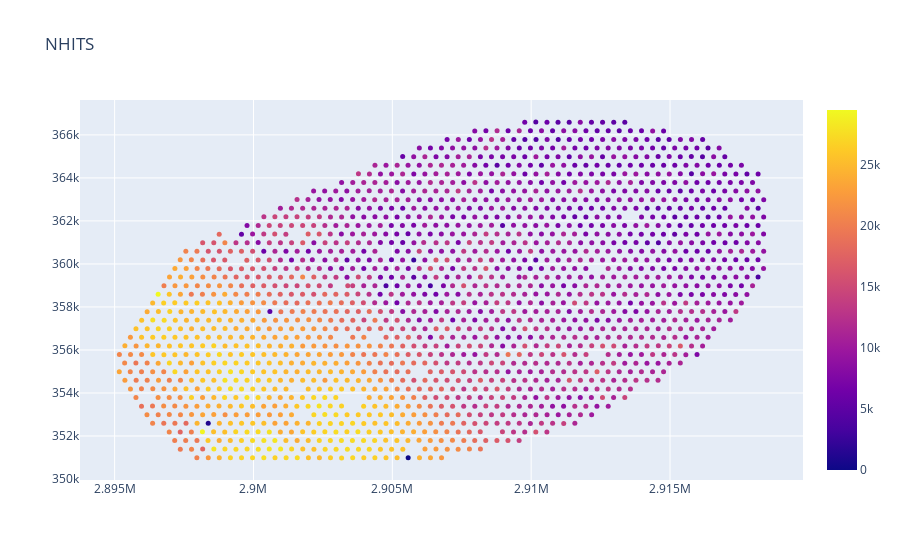

The notebook cell this image was saved under:
### Code cell
# Bubble Plot 1
fig = go.Figure(
    data=[
        go.Scatter(
            x=data['REC_X'],
            y=data['REC_Y'],
            mode='markers',
            marker=dict(
                size=3,
                color=data['NHITS'],
                showscale=True
            )
        )
    ],
    layout=go.Layout(
        title='NHITS'
    )
)
# pyo.plot(figure_or_data=fig)
fig.show()

### Figure 1 — Plotly figure (JSON) as saved in the notebook; plotly's stock layout.template omitted (floating-point values rounded to 4 significant figures; data arrays with more than 128 entries replaced by an {"elided": "..."} marker saying what was removed)
{"data": [{"marker": {"color": {"elided": "1700 int values"}, "showscale": true, "size": 5}, "mode": "markers", "type": "scatter", "x": {"elided": "1700 float values"}, "y": {"elided": "1700 float values"}}], "layout": {"autosize": true, "title": {"text": "NHITS"}, "xaxis": {"autorange": true, "range": [2894000.0, 2920000.0], "type": "linear"}, "yaxis": {"autorange": true, "range": [349900.0, 367700.0], "type": "linear"}}}
